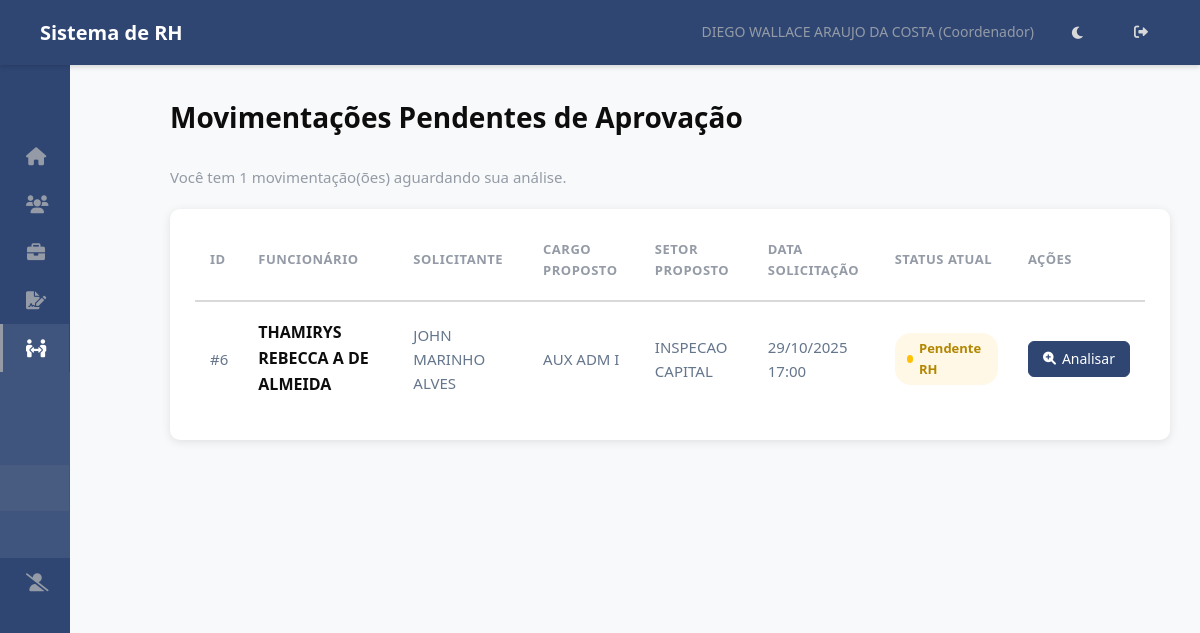
Page /mp/aprovar/ (signed in) on the committed database.
### hierarquia/models.py (models this page shows, shortened)
class Funcionario(models.Model):
    usuario = models.OneToOneField(User, on_delete=models.SET_NULL, null=True, blank=True, related_name='funcionario')
    nome = models.CharField(max_length=255)
    data_nascimento = models.DateField(blank=True, null=True)
    cpf = models.CharField(max_length=14, unique=True, validators=[cpf_validator])
    data_admissao = models.DateField()
    cargo = models.ForeignKey(Cargo, on_delete=models.PROTECT, related_name='funcionarios')
    setor_primario = models.ForeignKey(
        Setor,
        on_delete=models.PROTECT, # Protege contra exclusão de setor com funcionários
        related_name='funcionarios_primarios', # Nome para acesso reverso
        verbose_name='Setor Principal',
        null=True, # TEMPORARIAMENTE True para facilitar migração inicial, depois pode ser False
        blank=True # TEMPORARIAMENTE True
    )
    setores_responsaveis = models.ManyToManyField(
        Setor,
        related_name='responsaveis', # Permite Setor.responsaveis.all()
        blank=True, # Muitos funcionários não serão responsáveis por nenhum setor
        verbose_name='Setores Responsáveis'
    )
    centro_servico = models.ForeignKey(CentroServico, on_delete=models.SET_NULL, null=True, blank=True, related_name='funcionarios')
    ativo = models.BooleanField(default=True)
    criado_em = models.DateTimeField(auto_now_add=True)
    atualizado_em = models.DateTimeField(auto_now=True)
    class Meta:
        ordering = ['nome']
        verbose_name = 'Funcionário'
        verbose_name_plural = 'Funcionários'

class Cargo(models.Model):
    NIVEL_CHOICES = [
        (1, 'Diretor'),
        (2, 'Gestor'),
        (3, 'Coordenador'),
        (4, 'Supervisor'),
        (5, 'ADM/Analista'), # E outros níveis operacionais
    ]
    nome = models.CharField(max_length=255, unique=True)
    nivel = models.IntegerField(choices=NIVEL_CHOICES)
    descricao = models.TextField(blank=True, null=True)
    criado_em = models.DateTimeField(auto_now_add=True)
    atualizado_em = models.DateTimeField(auto_now=True)
    class Meta:
        ordering = ['nivel', 'nome']
        verbose_name = 'Cargo'
        verbose_name_plural = 'Cargos'

class MovimentacaoPessoal(models.Model):
    STATUS_MP_CHOICES = [
        ('pendente_gestores', 'Pendente Gestores (Atual e Proposto)'), # Novo status inicial
        ('pendente_rh', 'Pendente RH'),
        ('aprovada', 'Aprovada'),
        ('rejeitada', 'Rejeitada'),
    ]
    solicitante = models.ForeignKey(Funcionario, on_delete=models.PROTECT, related_name='mps_solicitadas', verbose_name="Solicitante (ADM)")
    funcionario_movido = models.ForeignKey(Funcionario, on_delete=models.PROTECT, related_name='movimentacoes', verbose_name="Funcionário a ser Movido")
    criado_em = models.DateTimeField(auto_now_add=True, verbose_name="Data da Solicitação")
    atualizado_em = models.DateTimeField(auto_now=True)
    cargo_atual = models.ForeignKey(Cargo, on_delete=models.PROTECT, related_name='+', verbose_name="Cargo Atual", null=True, blank=True)
    setor_atual = models.ForeignKey(Setor, on_delete=models.PROTECT, related_name='+', verbose_name="Setor Atual", null=True, blank=True)
    salario_atual = models.DecimalField(max_digits=10, decimal_places=2, null=True, blank=True, verbose_name="Salário Atual")
    cargo_proposto = models.ForeignKey(Cargo, on_delete=models.PROTECT, related_name='+', verbose_name="Cargo Proposto")
    setor_proposto = models.ForeignKey(Setor, on_delete=models.PROTECT, related_name='+', verbose_name="Setor Proposto")
    salario_proposto = models.DecimalField(max_digits=10, decimal_places=2, null=True, blank=True, verbose_name="Salário Proposto")
    data_efetiva = models.DateField(verbose_name="Data Efetiva da Movimentação")
    justificativa = models.TextField(verbose_name="Justificativa da Movimentação")
    status = models.CharField(max_length=30, choices=STATUS_MP_CHOICES, default='pendente_gestores', verbose_name="Status da Movimentação")
    aprovador_gestor_proposto = models.ForeignKey(Funcionario, on_delete=models.SET_NULL, null=True, blank=True, related_name='mps_para_aprovar_proposto')
    aprovador_gestor_atual = models.ForeignKey(Funcionario, on_delete=models.SET_NULL, null=True, blank=True, related_name='mps_para_aprovar_atual')
    aprovador_rh = models.ForeignKey(Funcionario, on_delete=models.SET_NULL, null=True, blank=True, related_name='mps_para_aprovar_rh')
    gestor_proposto_aprovou = models.BooleanField(default=False, verbose_name="Gestor Proposto Aprovou?")
    data_aprovacao_gestor_proposto = models.DateTimeField(null=True, blank=True)
    gestor_atual_aprovou = models.BooleanField(default=False, verbose_name="Gestor Atual Aprovou?")
    data_aprovacao_gestor_atual = models.DateTimeField(null=True, blank=True)
    aprovado_por_rh = models.ForeignKey(Funcionario, on_delete=models.SET_NULL, null=True, blank=True, related_name='mps_aprovadas_rh')
    data_aprovacao_rh = models.DateTimeField(null=True, blank=True)
    rejeitado_por = models.ForeignKey(Funcionario, on_delete=models.SET_NULL, null=True, blank=True, related_name='mps_rejeitadas')
    data_rejeicao = models.DateTimeField(null=True, blank=True)
    observacao_rejeicao = models.TextField(blank=True, null=True, help_text="Motivo da rejeição.")
    class Meta:
        verbose_name = "Movimentação Pessoal"
        verbose_name_plural = "Movimentações Pessoais"
        ordering = ['-criado_em']

class Setor(models.Model):
    nome = models.CharField(max_length=255, unique=True)
    descricao = models.TextField(blank=True, null=True)
    criado_em = models.DateTimeField(auto_now_add=True)
    atualizado_em = models.DateTimeField(auto_now=True)
    class Meta:
        ordering = ['nome']
        verbose_name = 'Setor'
        verbose_name_plural = 'Setores'

### hierarquia/views.py (the view)
# urls.py: path('mp/aprovar/', views.AprovarMovimentacoesListView.as_view(), name='listar_mps_para_aprovar'),
class AprovarMovimentacoesListView(BasePermissionMixin, ListView):
    model = MovimentacaoPessoal
    template_name = 'rh/aprovar_mps_list.html'
    context_object_name = 'movimentacoes'
    paginate_by = 15
    def get_queryset(self):
        user_func = self.funcionario_logado
        q_proposto = Q(aprovador_gestor_proposto=user_func) & Q(gestor_proposto_aprovou=False)
        q_atual = Q(aprovador_gestor_atual=user_func) & Q(gestor_atual_aprovou=False)
        q_rh = Q(aprovador_rh=user_func) & Q(status='pendente_rh')
        return MovimentacaoPessoal.objects.filter(
            q_proposto | q_atual | q_rh
        ).exclude(
            status__in=['aprovada', 'rejeitada']
        ).distinct().order_by('criado_em')
    def get_context_data(self, **kwargs):
        context = super().get_context_data(**kwargs)
        context['titulo_pagina'] = "Movimentações Pendentes de Aprovação"
        return context

### templates/rh/aprovar_mps_list.html (shortened to what this page needs)
{% extends 'base.html' %}
{% load static %}
{% block extra_css %}
    <link rel="stylesheet" href="{% static 'css/rh/aprovar_mps_list.css' %}">
{% endblock extra_css %}
{% block content %}
<div class="aprovar-mps-container">
    <div class="page-header">
        <h1>{{ titulo_pagina|default:"Movimentações Pendentes de Aprovação" }}</h1>
    </div>
    {% if movimentacoes %}
        <p class="text-muted">Você tem {{ movimentacoes|length }} movimentação(ões) aguardando sua análise.</p>
        <div class="table-responsive">
            <table class="data-table">
                <thead>
                    <tr>
                        <th>ID</th>
                        <th>Funcionário</th>
                        <th>Solicitante</th>
                        <th>Cargo Proposto</th>
                        <th>Setor Proposto</th>
                        <th>Data Solicitação</th>
                        <th>Status Atual</th>
                        <th>Ações</th>
                    </tr>
                </thead>
                <tbody>
                    {% for mp in movimentacoes %}
                    <tr>
                        <td>#{{ mp.id }}</td>
                        <td><strong>{{ mp.funcionario_movido.nome }}</strong></td>
                        <td>{{ mp.solicitante.nome }}</td>
                        <td>{{ mp.cargo_proposto.nome }}</td>
                        <td>{{ mp.setor_proposto.nome }}</td>
                        <td>{{ mp.criado_em|date:"d/m/Y H:i" }}</td>
                        <td>
                            <span class="status-badge status-{{ mp.status }}">
                                {{ mp.get_status_display }}
                            </span>
                        </td>
                        <td>
                            <a href="{% url 'detalhar_mp' mp.pk %}" class="btn-action-analisar">
                                <i class="fas fa-search-plus"></i> Analisar
                            </a>
                        </td>
                    </tr>
                    {% endfor %}
                </tbody>
            </table>
        </div>
    {% else %}
        <div class="no-results">
            <h4>Nenhuma movimentação pendente</h4>
            <p>Nenhuma movimentação pendente para sua aprovação no momento.</p>
        </div>
    {% endif %}
</div>
{% endblock content %}

### templates/base.html (shortened to what this page needs)
{% load static %}
{% load rh_tags %}
<!DOCTYPE html>
<html lang="pt-BR">
<head>
    <link rel="stylesheet" href="{% static 'css/base.css' %}">
    <link rel="stylesheet" href="https://cdnjs.cloudflare.com/ajax/libs/font-awesome/6.0.0/css/all.min.css">
    {% block extra_css %}{% endblock extra_css %}
</head>
<body {% if request.COOKIES.theme == 'dark' %}class="dark-theme"{% endif %}>
    <nav class="navbar">
        <h1>Sistema de RH</h1>
        <div class="navbar-user">
            {% if user.is_authenticated %}
                {% with funcionario_logado=request.user.funcionario %}
                    <span>
                        {{ funcionario_logado.nome|default:user.username }}
                        {% if funcionario_logado.cargo %} ({{ funcionario_logado.cargo.get_nivel_display }}) {% endif %}
                    </span>
                {% endwith %}
            {% else %}
                <span>Visitante</span>
            {% endif %}
            <button id="theme-toggle" class="theme-toggle-btn" aria-label="Alternar tema">
            </button>
            {% if user.is_authenticated %}
                <a href="{% url 'logout' %}" title="Sair"><i class="fas fa-sign-out-alt"></i></a>
            {% else %}
                <a href="{% url 'login' %}" title="Entrar"><i class="fas fa-sign-in-alt"></i></a>
            {% endif %}
        </div>
    </nav>
    <div class="page-container">
        <aside class="sidebar" id="sidebar">
            <div class="sidebar-header">
            </div>
            <nav class="menu-items">
                {% with funcionario_logado=request.user.funcionario %}
                    {% is_rh_or_dp funcionario_logado as eh_rh %}
                    <a href="{% url 'dashboard' %}" class="menu-item {% if request.resolver_match.url_name == 'dashboard' %}active{% endif %}">
                        <i class="fas fa-home fa-fw"></i> <span class="menu-text">Dashboard</span>
                    </a>
                    <a href="{% url 'listar_setores_funcionarios' %}" class="menu-item {% if 'funcionarios' in request.resolver_match.view_name or 'detalhar_funcionario' in request.resolver_match.url_name %}active{% endif %}">
                        <i class="fas fa-users fa-fw"></i> <span class="menu-text">Funcionários</span>
                    </a>
                    {% if user.is_superuser or eh_rh %}
                        <a href="{% url 'listar_vagas' %}" class="menu-item {% if 'vaga' in request.resolver_match.url_name %}active{% endif %}">
                            <i class="fas fa-briefcase fa-fw"></i> <span class="menu-text">Gerenciar Vagas</span>
                        </a>
                    {% endif %}
                    {% if user.is_authenticated %}
                        {% if funcionario_logado %}
                            {% with rp_urls='criar_rp,minhas_rps,listar_rps_para_aprovar,historico_rps,detalhar_rp,editar_rp_rh,aprovar_rp,rejeitar_rp' %}
                            <div class="sidebar-module {% if request.resolver_match.url_name in rp_urls %}open{% endif %}">
                                <a href="#" class="menu-item module-trigger">
                                    <i class="fas fa-file-signature fa-fw"></i>
                                    </a>
                            </div>
                            {% endwith %}
                            {% with mp_urls='criar_mp,minhas_mps,listar_mps_para_aprovar,historico_mps,detalhar_mp,aprovar_mp,rejeitar_mp' %}
                            <div class="sidebar-module {% if request.resolver_match.url_name in mp_urls %}open{% endif %}">
                                <a href="#" class="menu-item module-trigger">
                                    <i class="fas fa-people-arrows fa-fw"></i>
                                    </a>
                                <div class="module-content">
                                    {% if user.is_superuser or funcionario_logado.cargo and funcionario_logado.cargo.nivel <= 5 %}
                                        <a href="{% url 'criar_mp' %}" class="menu-item sub-item {% if request.resolver_match.url_name == 'criar_mp' %}active{% endif %}">
                                        </a>
                                    {% endif %}
                                    <a href="{% url 'minhas_mps' %}" class="menu-item sub-item {% if request.resolver_match.url_name == 'minhas_mps' %}active{% endif %}">
                                    </a>
                                    {% if user.is_superuser or eh_rh or funcionario_logado.cargo and funcionario_logado.cargo.nivel <= 4 %}
                                        <a href="{% url 'listar_mps_para_aprovar' %}" class="menu-item sub-item {% if request.resolver_match.url_name == 'listar_mps_para_aprovar' %}active{% endif %}">
                                        </a>
                                    {% endif %}
                                    <a href="{% url 'historico_mps' %}" class="menu-item sub-item {% if request.resolver_match.url_name == 'historico_mps' %}active{% endif %}">
                                    </a>
                                </div>
                            </div>
                            {% endwith %}
                            {% with rd_urls='criar_rd,minhas_rds,listar_rds_para_aprovar,detalhar_rd,aprovar_rd,rejeitar_rd,historico_rds' %}
                            <div class="sidebar-module {% if request.resolver_match.url_name in rd_urls %}open{% endif %}">
                                <a href="#" class="menu-item module-trigger">
                                    <i class="fas fa-user-slash fa-fw"></i>
                                    </a>
                            </div>
                            {% endwith %}
                        {% endif %}
                    {% endif %}
                {% endwith %}
            </nav>
        </aside>
        <main class="main-content" id="main-content">
            {% block content %}{% endblock content %}
        </main>
    </div>
</body>
</html>

### rows in the picture
Funcionario: nome "DIEGO WALLACE ARAUJO DA COSTA", cargo.nivel "Coordenador"
MovimentacaoPessoal: id "6", funcionario_movido.nome "THAMIRYS REBECCA A DE ALMEIDA", solicitante.nome "JOHN MARINHO ALVES", cargo_proposto.nome "AUX ADM I", setor_proposto.nome "INSPECAO CAPITAL", criado_em "29/10/2025 17:00", status "Pendente RH"

### other values in the picture
{{ titulo_pagina|default:"Movimentações Pendentes de Aprovação" }} "Movimentações Pendentes de Aprovação"
{{ movimentacoes|length }} "1"
